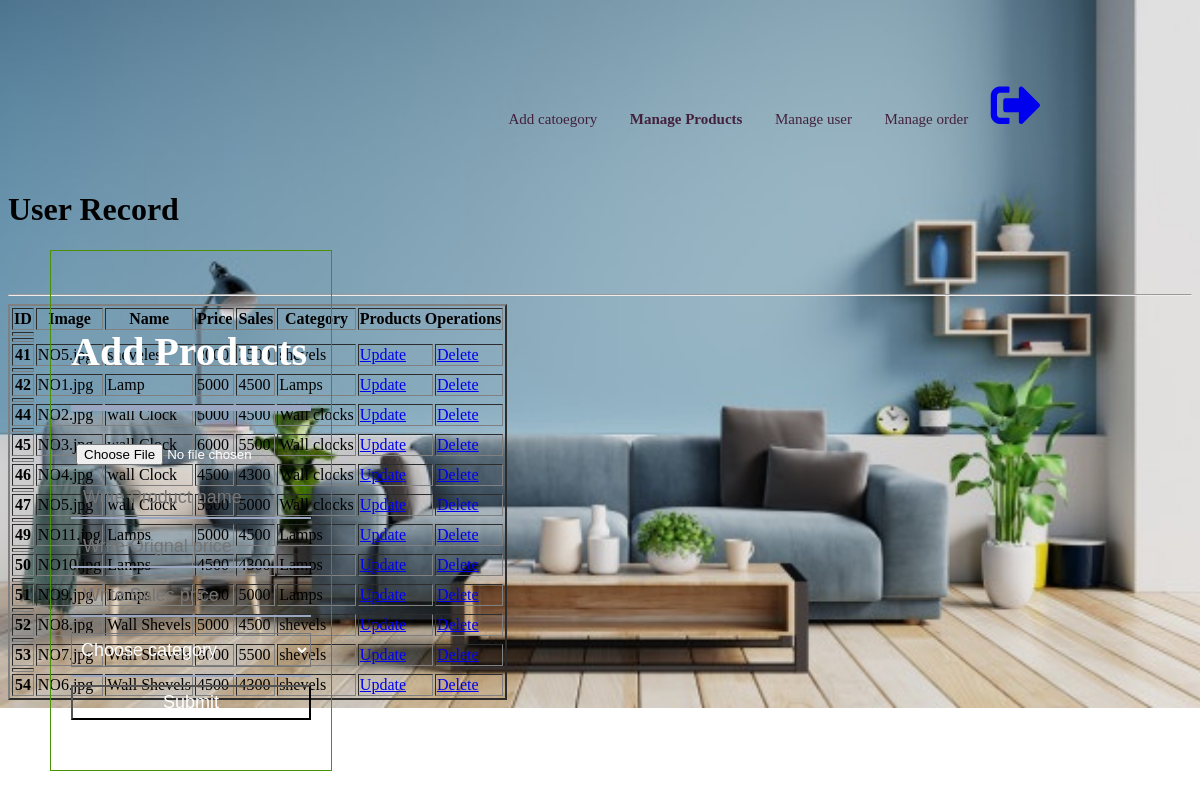
/products.php, run on the app's committed database.
### tables this page shows
CREATE TABLE `products` (
  `id` int(11) NOT NULL,
  `Image` varchar(99) NOT NULL,
  `name` varchar(99) NOT NULL,
  `price` varchar(99) NOT NULL,
  `sales` varchar(99) NOT NULL,
  `category` varchar(255) NOT NULL
);

### products.php (the view, shortened to what this page needs)
<!doctype html>
<html>
    <head>
        <link rel="stylesheet" href="style1.css">
        <link rel="stylesheet" href="css/fontawesome.min.css">
        <link rel="stylesheet" href="css/all.min.css">
    </head>
    <body>
        <header class="navigation" >
            <nav class="menu">
                <ul>
                    <li><a href="insertcatogery.php">Add catoegory</a></li>
                    <strong><li><a href="products.php">Manage Products</a></li></strong>
                    <li><a href="manage-user.php">Manage user</a></li>
                    <li><a href="manage-order">Manage order</a></li>
                    <a href="logout.php"><i class="fas fa-sign-out-alt"></i></a>
                </ul>
            </nav>
        </header><br><br><br><br><br><br><br><br><br>
        <div>
        <form   method="POST" class="login-box" style="align-item: center;" enctype="multipart/form-data">
                <h1>Add Products</h1>
            <div class="btn">
                <input type="file"  name="uploadfile" required>
            </div>
            <div class="textbox">
                <input type="text" placeholder="Write Product name" name="name" required>
            </div>
            <div class="textbox">
                <input type="text" placeholder="Write Orignal price" name="price" required>
            </div>
            <div class="textbox">
                <input type="text" placeholder="Write Sales price" name="sales" required>
            </div>
            <div class="textbox" >
                <select  class="btn"  name="category">
                <option value="" font-color="black">
                Choose category
                        <?php
                            $result = mysqli_query($conn, "SELECT * FROM  insertcategory  ");
                                while($row = mysqli_fetch_array($result))
                                    {
                        echo "<option>$row[name]</option>";
                                    }
                        ?>
                </option>
                </select>
            </div>
            <input type="submit" class="btn"  name="submit" >
            </form>
        </div>
        <h1>User Record</h1><br><br>
        <hr>
        <div class="container mt-5">
            <div class="row">
            <table border="2" class="table table-bordered text-center">
                <td>
                    <thead>
                        <tr>
                        <th>ID</th>
                        <th>Image</th>
                        <th>Name</th>
                        <th>Price</th>
                        <th>Sales</th>
                        <th>Category</th>
                        <th colspan="2">Products Operations</th>
                        </tr>
                    </thead>
                </td>
                        <?php
                        $result = mysqli_query($conn, "SELECT * FROM  products");
                        $data = mysqli_num_rows($result) > 0;
                        if($data)
                        {
                            while($row = mysqli_fetch_array($result))
                            {
                            ?>
                            <div class="col-lg-3 float:center;">
                                <td>
                                    <tbody py-2>
                                        <tr>
                                        <th><?php echo $row['id'] ?></th>
                                        <td><?php echo $row['Image'] ?></td>
                                        <td><?php echo $row['name'] ?></td>
                                        <td><?php echo $row['price'] ?></td>
                                        <td><?php echo $row['sales'] ?></td>
                                        <td><?php echo $row['category'] ?></td>
                                        <td><a href="update.php"> Update</a></td>
                                        <td><a href="delete.php">Delete</a></td>
                                        </tr>
                                    </tbody>
                                </td>
                            </div>
                            <?php
                            }
                        }
                        else
                        {
                            echo "NO Record Found";
                        }
                            ?>
            </div>
        </div>
    </body>
</html>

### style1.css (style rules this page uses)
body { background-image: url(photo/background\ img.jpg ); background-repeat: no-repeat; background-size: cover; }
.navigation { height: 50px; width: 100%; float: right; }
.menu { width: 70%; height: 70px; color:#030303f6; margin: 5px 3px 5px 3px; float: right; font-size: 50px; padding: 15px 25px 15px 25px ; }
.menu ul { text-align: center; }
.menu ul li { display: inline; list-style: none; }
.menu ul li a { line-height: 70px; font-size: 15px; color: #350826d8; padding: 10px; text-decoration: none; }
.login-box { position: absolute; margin-top: 200px; width: 20%; top: 50px; left: 50px; float: left; color: white; border: 1px solid rgb(73, 145, 6); padding: 50px 20px 50px 20px; align-items: center; }
.login-box h1 { font-size: 40px; border-bottom: 6px solid #9BA7C1; padding-bottom: 30px; }
.textbox { width: 100%; overflow: hidden; font-size: 20px; padding: 8px 0; margin: 8px 0; border-bottom: 2px solid #9BA7C1; }
.textbox input { border: none; outline: none; background: none; color: white; font-size: 18px; width: 80%; float: left; margin: 0 10px; }
.btn { width: 100%; background: none; color: white; padding: 5px; font-size: 18px; cursor: pointer; }

### data on the page
products: id "41", Image "NO5.jpg", name "sheveles", price "2000", sales "2500", category "shevels"
products: id "42", Image "NO1.jpg", name "Lamp", price "5000", sales "4500", category "Lamps"
products: id "44", Image "NO2.jpg", name "wall Clock", price "5000", sales "4500", category "Wall clocks"
products: id "45", Image "NO3.jpg", name "wall Clock", price "6000", sales "5500", category "Wall clocks"
products: id "46", Image "NO4.jpg", name "wall Clock", price "4500", sales "4300", category "Wall clocks"
products: id "47", Image "NO5.jpg", name "wall Clock", price "5300", sales "5000", category "Wall clocks"
products: id "49", Image "NO11.jpg", name "Lamps", price "5000", sales "4500", category "Lamps"
products: id "50", Image "NO10.jpg", name "Lamps", price "4500", sales "4300", category "Lamps"
products: id "51", Image "NO9.jpg", name "Lamps", price "5300", sales "5000", category "Lamps"
products: id "52", Image "NO8.jpg", name "Wall Shevels", price "5000", sales "4500", category "shevels"
products: id "53", Image "NO7.jpg", name "Wall Shevels", price "6000", sales "5500", category "shevels"
products: id "54", Image "NO6.jpg", name "Wall Shevels", price "4500", sales "4300", category "shevels"
